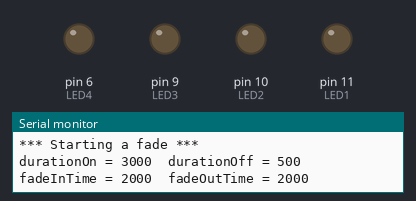
Recording of a sketch running on a simulated Arduino Uno, built with avr-gcc and run on an emulated ATmega328P. Shown: output pins drawn as LEDs (lit = HIGH), the last lines printed to the serial monitor.

Above: at 0.1 s.
At 2.2 s:
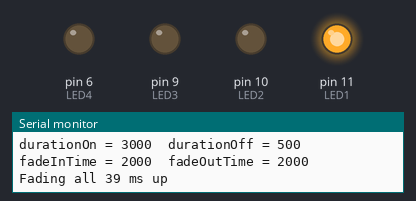
At 5.97 s:
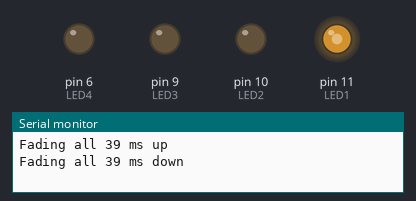
At 9.8 s:
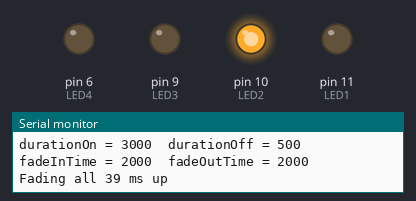
At 25.0 s:
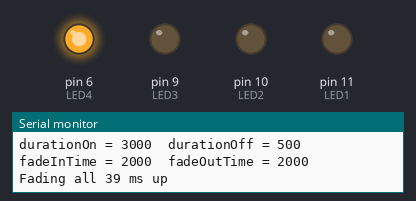
At 32.6 s:
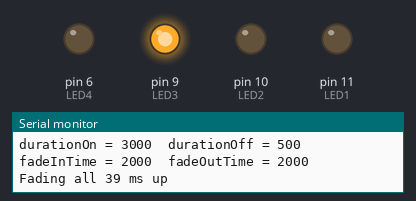
Timing chart, 0 to 40.0 s (numbered marks = the images above):
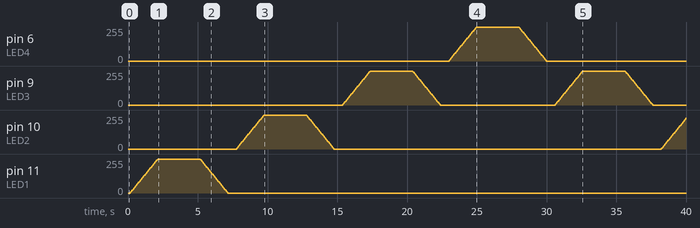

Measured:
- by itself, pin 6 (LED4), pin 11 (LED1): rises from 0/255 to 255/255 in 2.0 s, then falls to 0/255 in 5.0 s

The sketch:

blinkfade.ino
```cpp
const int LED1 = 11;
const int LED2 = 10;
const int LED3 = 9;
const int LED4 = 6;
const int SPEEDFAKTOR = 1;

// Setting up the system
void setup() {
  pinMode(LED1, OUTPUT);
  pinMode(LED2, OUTPUT);
  pinMode(LED3, OUTPUT);
  pinMode(LED4, OUTPUT);
  Serial.begin(9600); // to communicate with the PC
}

void allLights(int value){
  analogWrite(LED1, value);
  analogWrite(LED2, value);
  analogWrite(LED3, value);
  analogWrite(LED4, value);
}

void fadeAll(int led1, int led2, int led3, int led4, int fadeInTime, int durationOn, int fadeOutTime, int durationOff){
  // Speeed
  durationOn = durationOn/SPEEDFAKTOR;
  durationOff = durationOff/SPEEDFAKTOR;
  fadeInTime = fadeInTime/SPEEDFAKTOR;
  fadeOutTime = fadeOutTime/SPEEDFAKTOR;


  // printing
  Serial.print("\n*** Starting a fade ***\n");
  Serial.print("durationOn = ");
  Serial.print(durationOn);
  Serial.print("\tdurationOff = ");
  Serial.print(durationOff);
  Serial.print("\tfadeInTime = ");
  Serial.print(fadeInTime);
  Serial.print("\tfadeOutTime = ");
  Serial.print(fadeOutTime);
  Serial.print("\n");


  // start condition
  analogWrite(led1, 0);
  analogWrite(led2, 0);
  analogWrite(led3, 0);
  analogWrite(led4, 0);

  // fading on
  int fadeValue = 0;
  int fadeStep = 5;
  int timeUntilNextFadeStep = (int) fadeInTime*fadeStep/255;
  Serial.print("Fading all ");
  Serial.print(timeUntilNextFadeStep);
  Serial.print(" ms up\n");
  while(fadeValue <= 255){
    delay(timeUntilNextFadeStep);
    analogWrite(led1, fadeValue);
    analogWrite(led2, fadeValue);
    analogWrite(led3, fadeValue);
    analogWrite(led4, fadeValue);
    fadeValue += fadeStep;
  }

  // all lights are on
  analogWrite(led1, 255);
  analogWrite(led2, 255);
  analogWrite(led3, 255);
  analogWrite(led4, 255);

  delay(durationOn);

  // fading off
  // fading on
  fadeValue = 255;
  timeUntilNextFadeStep = (int) fadeOutTime*fadeStep/255;
  Serial.print("Fading all ");
  Serial.print(timeUntilNextFadeStep);
  Serial.print(" ms down\n");
  while(fadeValue >= 0){
    delay(timeUntilNextFadeStep);
    analogWrite(led1, fadeValue);
    analogWrite(led2, fadeValue);
    analogWrite(led3, fadeValue);
    analogWrite(led4, fadeValue);
    fadeValue -= fadeStep;
  }


  allLights(0);
  delay(durationOff);
}

void trickledownandupFade(){
  Serial.write("Lets do a trickledownandupFade!\n");
  fadeAll(LED1,LED1,LED1,LED1,2000,3000,2000,500);
  fadeAll(LED2,LED2,LED2,LED2,2000,3000,2000,500);
  fadeAll(LED3,LED3,LED3,LED3,2000,3000,2000,500);
  fadeAll(LED4,LED4,LED4,LED4,2000,3000,2000,500);
  fadeAll(LED3,LED3,LED3,LED3,2000,3000,2000,500);
  fadeAll(LED2,LED2,LED2,LED2,2000,3000,2000,500);
}
void crossoverFade(){
  Serial.write("Lets do a crossoverFade!\n");
  fadeAll(LED1,LED1,LED3,LED3, 2000,3000,2000,500);
  fadeAll(LED2,LED2,LED4,LED4, 2000,3000,2000,500);

}

void hopscotchFade(){
  Serial.write("Lets do a hopscotchFade!\n");
  fadeAll(LED1,LED1,LED4,LED4, 2000,3000,2000,500);
  fadeAll(LED3,LED3,LED2,LED2, 2000,3000,2000,500);


}


// the loop routine runs over and over again forever:

void loop() {

trickledownandupFade();
trickledownandupFade();
trickledownandupFade();
trickledownandupFade();
trickledownandupFade();
fadeAll(LED1,LED1,LED1,LED1,2000,3000,2000,500);

fadeAll(LED1,LED2,LED3,LED4,2000,5000,2000,500);
fadeAll(LED1,LED2,LED3,LED4,2000,5000,2000,500);
fadeAll(LED1,LED2,LED3,LED4,2000,5000,2000,500);
fadeAll(LED1,LED2,LED3,LED4,2000,5000,2000,500);
fadeAll(LED1,LED2,LED3,LED4,2000,5000,2000,500);

crossoverFade();
crossoverFade();
crossoverFade();
crossoverFade();
crossoverFade();

fadeAll(LED1,LED2,LED3,LED4,2000,5000,2000,500);
fadeAll(LED1,LED2,LED3,LED4,2000,5000,2000,500);
fadeAll(LED1,LED2,LED3,LED4,2000,5000,2000,500);
fadeAll(LED1,LED2,LED3,LED4,2000,5000,2000,500);
fadeAll(LED1,LED2,LED3,LED4,2000,5000,2000,500);

hopscotchFade();
hopscotchFade();
hopscotchFade();
hopscotchFade();
hopscotchFade();

fadeAll(LED1,LED2,LED3,LED4,2000,5000,2000,500);
fadeAll(LED1,LED2,LED3,LED4,2000,5000,2000,500);
fadeAll(LED1,LED2,LED3,LED4,2000,5000,2000,500);
fadeAll(LED1,LED2,LED3,LED4,2000,5000,2000,500);
fadeAll(LED1,LED2,LED3,LED4,2000,5000,2000,500);

}
```
